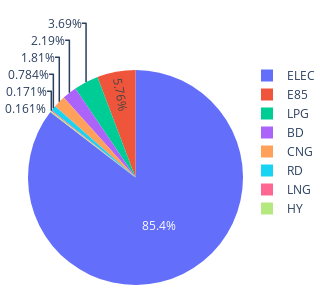
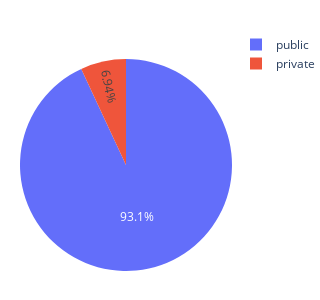

These figures' notebook cell, in order:
### Code cell
col = "fuel_type_code"
col2 = "access_code"
for i in [col,col2]:
    pie_df = data.groupby(i).size().to_frame('size').reset_index()

    fig = px.pie(pie_df, values="size", names = i,
                    height=300, width=300)
    fig.update_layout(margin=dict(l=20, r=20, t=30, b=0),showlegend = True,)
    display(fig)

### Figure 1 — Plotly figure (JSON) as saved in the notebook; plotly's stock layout.template omitted (floating-point values rounded to 4 significant figures)
{"data": [{"domain": {"x": [0, 1], "y": [0, 1]}, "hovertemplate": "fuel_type_code=%{label}<br>size=%{value}<extra></extra>", "labels": ["BD", "CNG", "E85", "ELEC", "HY", "LNG", "LPG", "RD"], "legendgroup": "", "name": "", "showlegend": true, "type": "pie", "values": [1694, 1403, 4460, 66143, 125, 132, 2855, 607]}], "layout": {"height": 300, "legend": {"tracegroupgap": 0}, "margin": {"b": 0, "l": 20, "r": 20, "t": 30}, "showlegend": true, "width": 300}}

### Figure 2 — Plotly figure (JSON) as saved in the notebook; plotly's stock layout.template omitted (floating-point values rounded to 4 significant figures)
{"data": [{"domain": {"x": [0, 1], "y": [0, 1]}, "hovertemplate": "access_code=%{label}<br>size=%{value}<extra></extra>", "labels": ["private", "public"], "legendgroup": "", "name": "", "showlegend": true, "type": "pie", "values": [5371, 72047]}], "layout": {"height": 300, "legend": {"tracegroupgap": 0}, "margin": {"b": 0, "l": 20, "r": 20, "t": 30}, "showlegend": true, "width": 300}}
